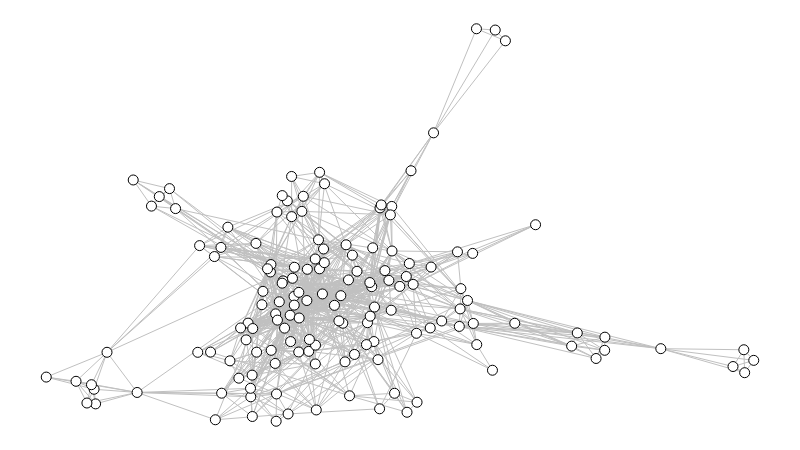

The cell this chart's notebook holds for it:
### Markdown cell above
Dada a situação de muitos jogadores com apenas um campeonato, fizemos um recorte daqueles que jogaram 2 ou mais. Isso muda o modo que o betweenness é calculado, podendo afetar o resultado final. Apesar disso, as conclusões foram parecidas: p-value alto e relação negativa de betweenness e desempenho.

### Code cell
camp_count = 2
create_gml(camp_count)
g = sn.load_graph('players{}.gml'.format(camp_count), has_pos=False)
g = g.to_undirected()
sn.show_graph(g, nlab=True)

### Figure 1 — Plotly figure (JSON) as saved in the notebook; plotly's stock layout.template omitted (floating-point values rounded to 4 significant figures; data arrays with more than 128 entries replaced by an {"elided": "..."} marker saying what was removed)
{"data": [{"hoverinfo": "none", "line": {"color": "rgb(192, 192, 192)", "width": 1}, "mode": "lines", "type": "scatter", "uid": "cc5cc4e8-f80b-11e8-a8f7-704d7b885bfd", "x": {"elided": "2823 float values"}, "y": {"elided": "2823 float values"}}, {"hoverinfo": "text", "marker": {"color": "rgb(255, 255, 255)", "line": {"color": "rgb(0, 0, 0)", "width": 1}, "size": 10}, "mode": "markers", "text": {"elided": "146 str values"}, "textfont": {"color": "rgb(0, 0, 0)"}, "textposition": "middle center", "type": "scatter", "uid": "cc5cc4e9-f80b-11e8-9151-704d7b885bfd", "x": {"elided": "146 float values"}, "y": {"elided": "146 float values"}}], "layout": {"height": 450, "margin": {"b": 0, "l": 0, "r": 0, "t": 0}, "showlegend": false, "width": 800, "xaxis": {"showgrid": false, "showticklabels": false, "zeroline": false}, "yaxis": {"showgrid": false, "showticklabels": false, "zeroline": false}}}
